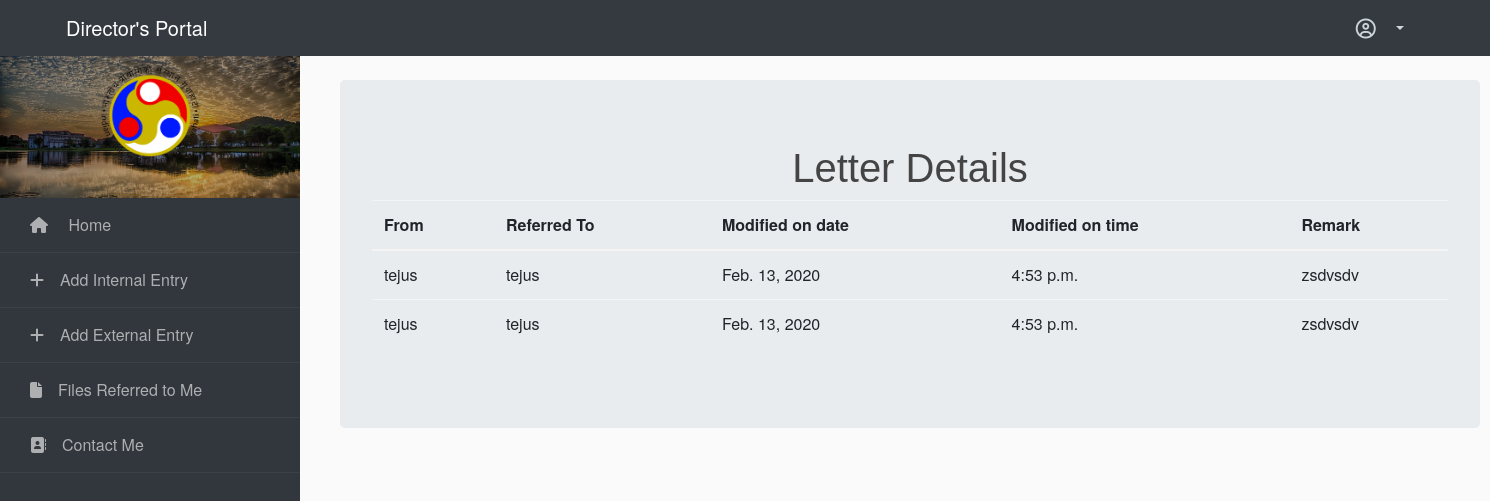
The page /details_external/1 (signed in) on the database its author committed.
### home/models.py (models this page shows)
class external_past(models.Model):
    comment = models.CharField(max_length=500)
    fro = models.CharField(max_length=100)
    to = models.CharField(max_length=100)
    dated = models.DateField()
    file = models.ForeignKey(external_letter, on_delete=models.CASCADE,blank=True,null=True)
    time = models.TimeField(auto_now=True)

### home/views.py (the view)
# urls.py: path('details_external/<letter_id>',views.detail_external,name='detail_external'),
@login_required
def detail_external(request,letter_id):
    letter = external_letter.objects.get(pk=letter_id)
    out = letter.external_past_set.all().order_by('-dated')
    out = out.order_by('-time')
    context = {
    'out' : out,
    'title':'File Details'
    }
    return render(request,'home/detail.html', context)

### home/templates/home/detail.html
{% extends "home/layout.html" %}
{% load crispy_forms_tags %}
{% block content %}
	<div class ='container jumbotron' style="margin-left: 340px;">
		<h1 class="text-center">Letter Details</h1>
		  <table class='table'>
		  <thead>
		    <tr>
		      <th>From</th>
		      <th>Referred To</th>
		      <th>Modified on date</th>
		      <th>Modified on time</th>
		      <th>Remark</th>
		    </tr>
		  </thead>
		  <tbody>
		{% if out %}
		    {% for external_letter in out %}
		    <tr>
		      <td>{{external_letter.fro}}</td>
		      <td>{{external_letter.to}}</td>
		      <td>{{external_letter.dated}}</td>
		      <td>{{external_letter.time}}</td>
		      <td>{{external_letter.comment}}</td>
		    </tr>
		    {% endfor %}
		{% else %}
		    <tr><th colspan="4">No Details found</th></tr>
		{% endif %}
			</tbody>
		  </table>
		</div>
{% endblock content %}

### rows shown on the page
external_past: fro "tejus", to "tejus", dated "Feb. 13, 2020", time "4:53 p.m.", comment "zsdvsdv"
external_past: fro "tejus", to "tejus", dated "Feb. 13, 2020", time "4:53 p.m.", comment "zsdvsdv"
